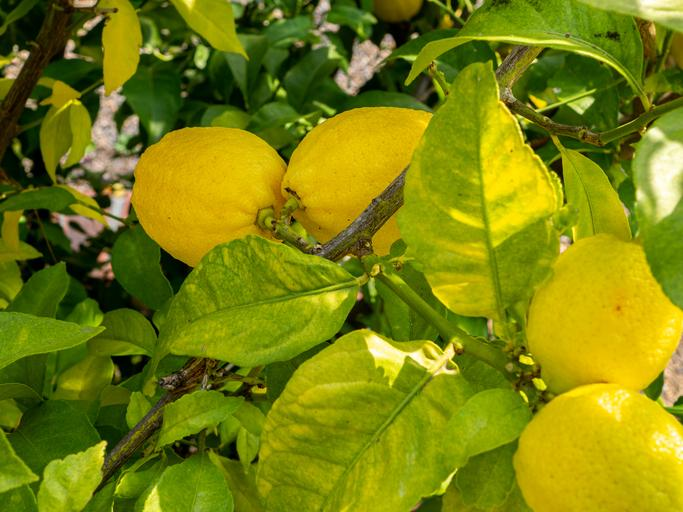
#> input picture image.jpg, 683 x 512 px
$ python detect-object-similar-color.py
#> lines starting #> are read from the running program, lines starting #| are printed output that depends on the picture; after the words box and inside, x2 and y2 are one past the last pixel; in counts of white or black regions, pixels touching at a corner belong together

# https://techvidvan.com/tutorials/detect-objects-of-similar-color-using-opencv-in-python/
# TechVidvan Object detection of similar color
#import sys

#sys("pip install opencv-python")
#import cv as cv2
import os
os.system('pip install opencv-python')
import cv2
import numpy as np

# Reading the image

img = cv2.imread('image.jpg')
#> img is the input picture: shape (512, 683, 3); mean B, G, R 13.3, 129.8, 122.7

#define kernel size
kernel = np.ones((7,7),np.uint8)


# convert to hsv colorspace
hsv = cv2.cvtColor(img, cv2.COLOR_BGR2HSV)
#> hsv: shape (512, 683, 3); mean H, S, V 33.9, 232.5, 137.3

# lower bound and upper bound for Green color
# lower_bound = np.array([50, 20, 20])
# upper_bound = np.array([100, 255, 255])

# lower bound and upper bound for Yellow color
lower_bound = np.array([20, 80, 80])
upper_bound = np.array([30, 255, 255])


# find the colors within the boundaries
mask = cv2.inRange(hsv, lower_bound, upper_bound)
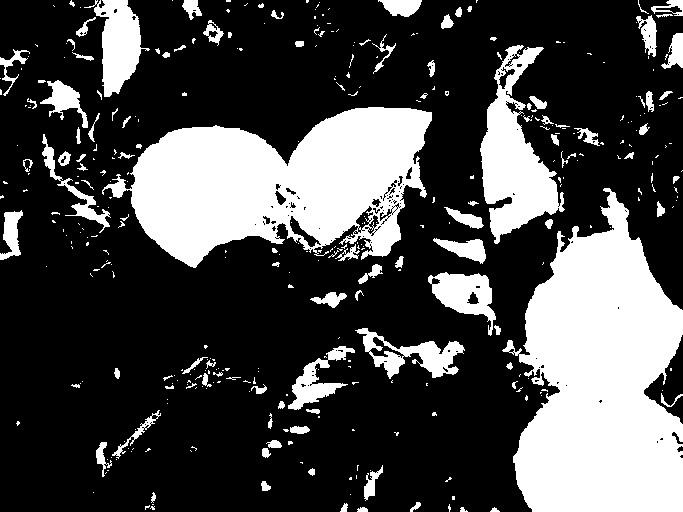
#> mask: shape (512, 683); 28.5% white; 373 white regions (264 under 20 px), largest, box (x1, y1, x2, y2) and area: (502, 188, 683, 512) 38696, (102, 107, 432, 268) 31819, (480, 45, 565, 244) 7747


# Remove unnecessary noise from mask

mask = cv2.morphologyEx(mask, cv2.MORPH_CLOSE, kernel)
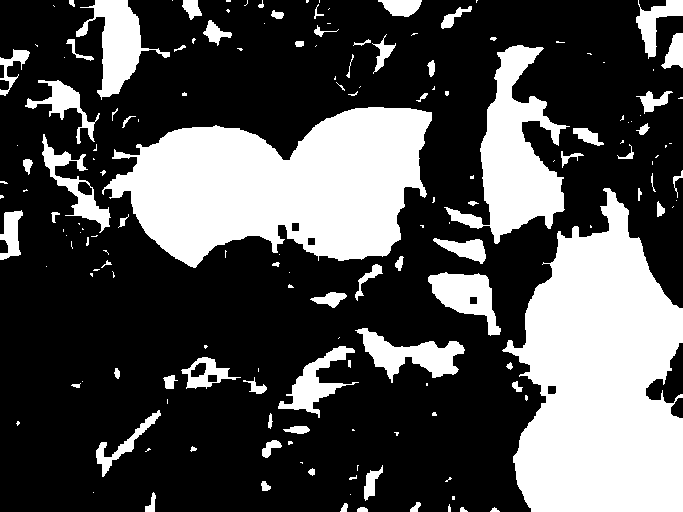
#> mask: shape (512, 683); 31% white; 166 white regions (90 under 20 px), largest, box (x1, y1, x2, y2) and area: (502, 188, 683, 512) 39619, (102, 107, 432, 268) 34368, (444, 45, 570, 244) 9840
mask = cv2.morphologyEx(mask, cv2.MORPH_OPEN, kernel)
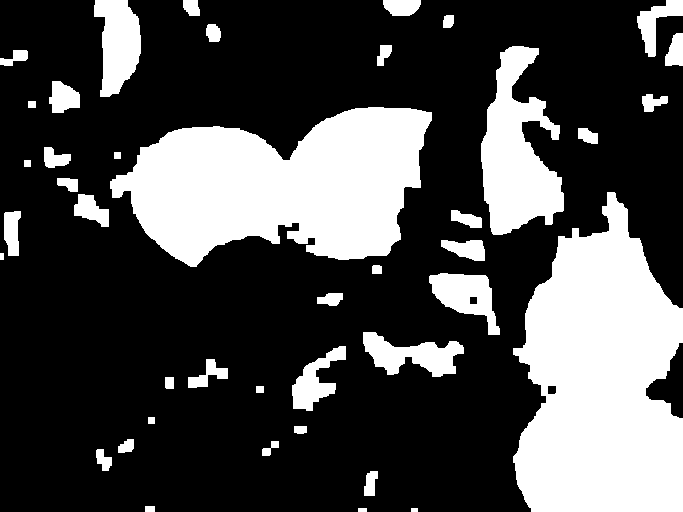
#> mask: shape (512, 683); 29% white; 42 white regions


# Segment only the detected region

segmented_img = cv2.bitwise_and(img, img, mask=mask)
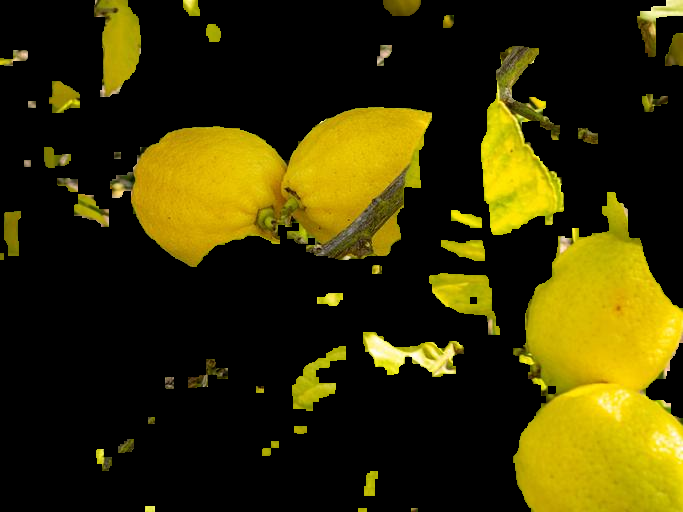
#> segmented_img: shape (512, 683, 3); mean B, G, R 3.3, 49.4, 56.1

# Find contours from the mask

contours, hierarchy = cv2.findContours(mask.copy(), cv2.RETR_EXTERNAL, cv2.CHAIN_APPROX_SIMPLE)
#> contours = 42 contours, 2 with area under 20; largest, box (x1, y1, x2, y2) and area: (513, 192, 683, 512) 38902, (110, 107, 432, 267) 33512, (481, 46, 564, 235) 8948, (94, 0, 141, 97) 3031, (363, 332, 464, 377) 2272

# Draw contour on segmented image

# output = cv2.drawContours(segmented_img, contours, -1, (0, 0, 255), 3)


# Draw contour on original image

output = cv2.drawContours(img, contours, -1, (0, 0, 255), 3)
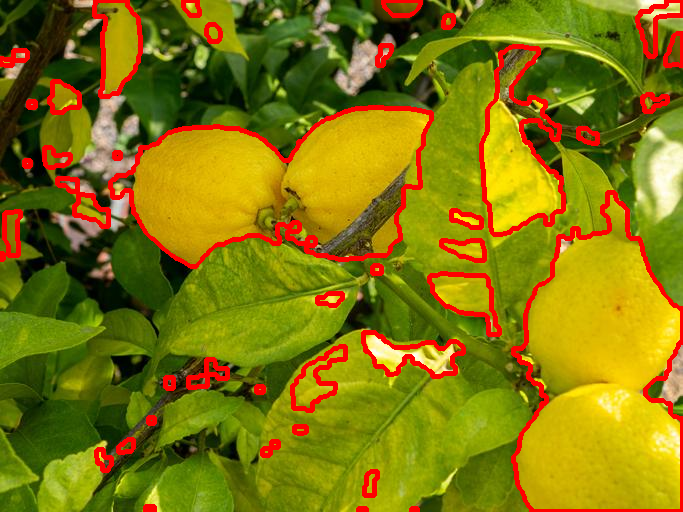
#> output: shape (512, 683, 3); mean B, G, R 11.6, 119, 131.3

# Showing the output

# cv2.imshow("Image", img)
cv2.imshow("Output", output)

cv2.waitKey(0)
cv2.destroyAllWindows()
